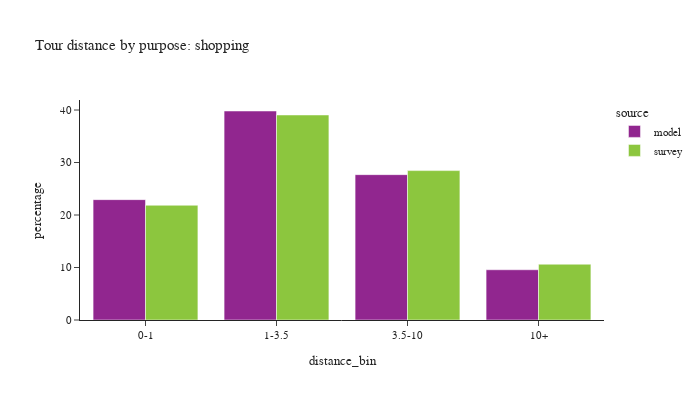

The code cell stored with this chart in its notebook:
### Code cell
plot_bins(tour, tour['pdpurp'] == 5, 'shopping')

### Figure 1 — Plotly figure (JSON) as saved in the notebook; plotly's stock layout.template omitted (floating-point values rounded to 4 significant figures)
{"data": [{"alignmentgroup": "True", "customdata": [[227376], [394807], [274570], [94901]], "hovertemplate": "source=model<br>distance_bin=%{x}<br>percentage=%{y}<br>sample count=%{customdata[0]}<extra></extra>", "legendgroup": "model", "marker": {"color": "#91268F", "pattern": {"shape": ""}}, "name": "model", "offsetgroup": "model", "orientation": "v", "showlegend": true, "textposition": "auto", "type": "bar", "x": ["0-1", "1-3.5", "3.5-10", "10+"], "xaxis": "x", "y": [22.93, 39.81, 27.69, 9.57], "yaxis": "y"}, {"alignmentgroup": "True", "customdata": [[454], [522], [390], [117]], "hovertemplate": "source=survey<br>distance_bin=%{x}<br>percentage=%{y}<br>sample count=%{customdata[0]}<extra></extra>", "legendgroup": "survey", "marker": {"color": "#8CC63E", "pattern": {"shape": ""}}, "name": "survey", "offsetgroup": "survey", "orientation": "v", "showlegend": true, "textposition": "auto", "type": "bar", "x": ["0-1", "1-3.5", "3.5-10", "10+"], "xaxis": "x", "y": [21.86, 39.06, 28.46, 10.63], "yaxis": "y"}], "layout": {"barmode": "group", "font": {"size": 11}, "height": 400, "legend": {"title": {"text": "source"}, "tracegroupgap": 0}, "title": {"text": "Tour distance by purpose: shopping"}, "width": 700, "xaxis": {"anchor": "y", "domain": [0.0, 1.0], "title": {"text": "distance_bin"}}, "yaxis": {"anchor": "x", "domain": [0.0, 1.0], "title": {"text": "percentage"}}}}
